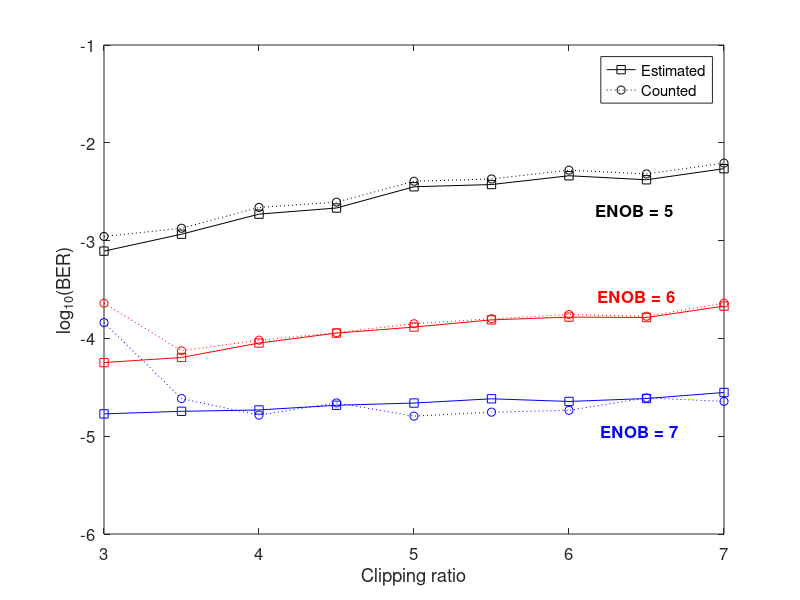
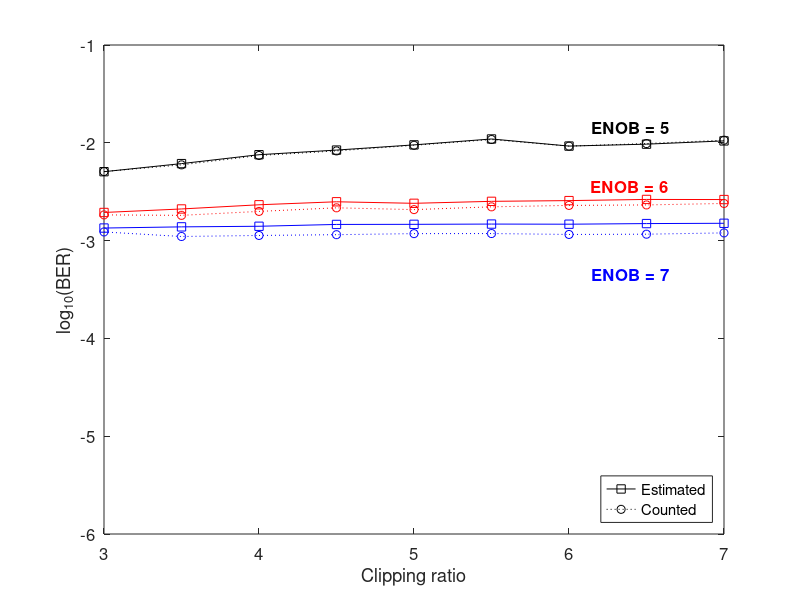

Write the MATLAB code that produced these figures, in order.
%% Quantization results
clear, clc, close all
RCLIP = 3:0.5:7;

%% ENOB = 5

bercount_fbl5 = [0.001102936573518,0.001337687174479,0.002183963090946,0.002472315079127,0.004043579101563,0.004267374674479,0.005250197190505,0.004806518554688,0.006205240885417];
bercount_vbl5 = [0.005082350510817,0.005948971479367,0.007420075245393,0.008264003655849,0.009433061648638,0.010799701397236,0.009244087414864,0.009827833909255,0.010626768454527];

berest_fbl5 = [7.805483848777169e-04,0.001162688047620,0.001865138457412,0.002154298038872,0.003552668392463,0.003743050952448,0.004604688633739,0.004188569182216,0.005438082030718];
berest_vbl5 = [0.005065968673574,0.006126810329435,0.007555684775076,0.008426648669781,0.009522337621067,0.010943614892367,0.009258744076270,0.009684677937209,0.010459375249865];

%% ENOB = 6

bercount_fbl6 = [2.288818359375000e-04,7.472894130608975e-05,9.585649539262820e-05,1.146365434695513e-04,1.412416115785257e-04,1.588479066506410e-04,1.752804487179487e-04,1.686291816907051e-04,2.292730869391026e-04];
bercount_vbl6 = [0.001831837189503,0.001812274639423,0.001988337590144,0.002164009289864,0.002074412810497,0.002214480669071,0.002289992112380,0.002316205929487,0.002397194886819];

berest_fbl6 = [5.660989591803178e-05,6.383986995418529e-05,8.968475502813977e-05,1.132891110553893e-04,1.306242878054991e-04,1.547542418917216e-04,1.651353785342028e-04,1.634540731052860e-04,2.140261697644082e-04];
berest_vbl6 = [0.001939429434163,0.002106311679603,0.002324415750131,0.002495072420723,0.002405985713443,0.002520407829989,0.002564649052792,0.002636022414301,0.002628925039656];

%% ENOB = 7

bercount_fbl7 = [1.451541215945513e-04,2.425756209935897e-05,1.643254206730769e-05,2.191005608974359e-05,1.604129106570513e-05,1.760629507211538e-05,1.838879707532051e-05,2.464881310096154e-05,2.269255809294872e-05];
bercount_vbl7 = [0.001226180639022,0.001101371569511,0.001128759139623,0.001149495442708,0.001178448016827,0.001180795522837,0.001155755458734,0.001162797976763,0.001199184319912];

berest_fbl7 = [1.691395948158479e-05,1.796709487982848e-05,1.855231644411629e-05,2.071828418619670e-05,2.183360402916841e-05,2.412766922151724e-05,2.266160651171349e-05,2.429617131163511e-05,2.799417242470380e-05];
berest_vbl7 = [0.001344184335461,0.001381956743519,0.001401578625770,0.001463181489048,0.001466854950327,0.001475874960655,0.001471217284156,0.001493072625005,0.001503391089190];

%%
figure1 = figure;
plot(RCLIP, log10(berest_fbl5), '-sk', RCLIP, log10(bercount_fbl5), ':ok')
hold on
plot(RCLIP, log10(berest_fbl6), '-sr', RCLIP, log10(bercount_fbl6), ':or')
plot(RCLIP, log10(berest_fbl7), '-sb', RCLIP, log10(bercount_fbl7), ':ob')

legend('Estimated', 'Counted')

axis([RCLIP(1) RCLIP(end) -6 -1])
xlabel('Clipping ratio', 'FontSize', 12)
ylabel('log_{10}(BER)', 'FontSize', 12)
set(gca, 'FontSize', 12)

annotation(figure1,'textbox',...
    [0.744287671232877 0.611408201829441 0.16285518590998 0.07834499794154],...
    'String',{'ENOB = 5'},...
    'FontWeight','bold',...
    'FontSize',12,...
    'FitBoxToText','off',...
    'LineStyle','none');

% Create textbox
annotation(figure1,'textbox',...
    [0.747320939334638 0.467213988823529 0.16875048923679 0.0783449979415399],...
    'String',{'ENOB = 6'},...
    'FontWeight','bold',...
    'FontSize',12,...
    'FitBoxToText','off',...
    'LineStyle','none',...
    'Color',[1 0 0]);

% Create textbox
annotation(figure1,'textbox',...
    [0.750192759295499 0.243061555527065 0.16587866927593 0.07834499794154],...
    'String',{'ENOB = 7'},...
    'FontWeight','bold',...
    'FontSize',12,...
    'FitBoxToText','off',...
    'LineStyle','none',...
    'Color',[0 0 1]);


%% Variable BL
figure2 = figure;
plot(RCLIP, log10(berest_vbl5), '-sk', RCLIP, log10(bercount_vbl5), ':ok')
hold on

plot(RCLIP, log10(berest_vbl6), '-sr', RCLIP, log10(bercount_vbl6), ':or')

plot(RCLIP, log10(berest_vbl7), '-sb', RCLIP, log10(bercount_vbl7), ':ob')

legend('Estimated', 'Counted', 'Location', 'SouthEast')

axis([RCLIP(1) RCLIP(end) -6 -1])

xlabel('Clipping ratio', 'FontSize', 12)
ylabel('log_{10}(BER)', 'FontSize', 12)
set(gca, 'FontSize', 12)

% Create textbox
annotation(figure2,'textbox',...
    [0.738392367906066 0.650547322156864 0.16875048923679 0.0783449979415399],...
    'String',{'ENOB = 6'},...
    'FontWeight','bold',...
    'FontSize',12,...
    'FitBoxToText','off',...
    'LineStyle','none',...
    'Color',[1 0 0]);

% Create textbox
annotation(figure2,'textbox',...
    [0.739478473581213 0.504966317431828 0.16587866927593 0.07834499794154],...
    'String',{'ENOB = 7'},...
    'FontWeight','bold',...
    'FontSize',12,...
    'FitBoxToText','off',...
    'LineStyle','none',...
    'Color',[0 0 1]);

% Create textbox
annotation(figure2,'textbox',...
    [0.738930528375732 0.749503439924681 0.16285518590998 0.07834499794154],...
    'String',{'ENOB = 5'},...
    'FontWeight','bold',...
    'FontSize',12,...
    'FitBoxToText','off',...
    'LineStyle','none');
